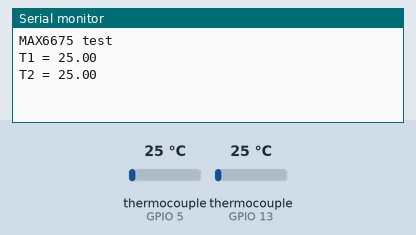
Recording of a program running on a simulated ESP32. On the bench: the last lines printed to the serial monitor. The test bench sets the inputs (shaded band); at power-on: thermocouple (sensors on GPIO 5, GPIO 13) 25 °C.

Above: at 1.7 s.
1.8 s: thermocouple (sensor on GPIO 5) set to 6 °C
At 6.8 s:
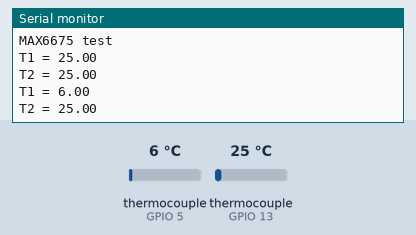
7.8 s: thermocouple (sensor on GPIO 13) set to 6 °C
At 11.8 s:
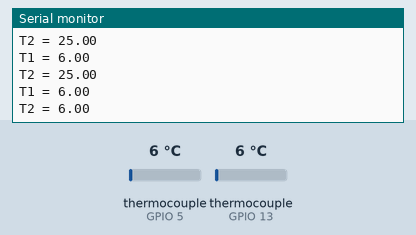
13.8 s: thermocouple (sensor on GPIO 5) set to 75 °C
At 16.8 s:
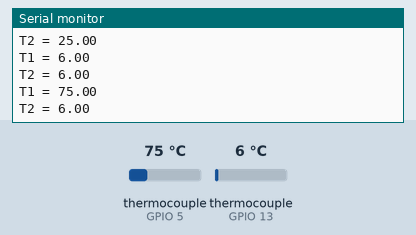
19.8 s: thermocouple (sensor on GPIO 13) set to 75 °C
At 21.9 s:
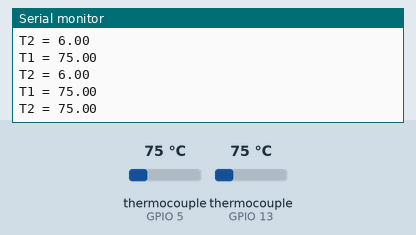
Timing chart, 0 to 23.4 s (numbered marks = the images above; inputs shaded):
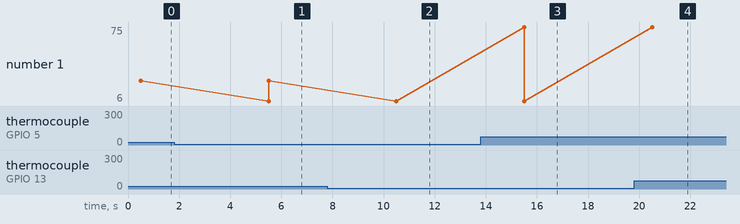

The program:

main.cpp
```cpp
#include <Arduino.h>

#include "max6675.h"

int thermoDO_1 = 19;
int thermoCLK_1 = 18;
int thermoCS_1 = 5;

int thermoDO_2 = 12;
int thermoCLK_2 = 14;
int thermoCS_2 = 13;

MAX6675 thermocouple_1(thermoCLK_1, thermoCS_1, thermoDO_1);
MAX6675 thermocouple_2(thermoCLK_2, thermoCS_2, thermoDO_2);

void setup() {
  Serial.begin(9600);

  Serial.println("MAX6675 test");
  // wait for MAX chip to stabilize
  delay(500);
}

void loop() {
  // basic readout test, just print the current temp

   Serial.print("T1 = ");
   Serial.println(thermocouple_1.readCelsius());
   Serial.print("T2 = ");
   Serial.println(thermocouple_2.readCelsius());
//   Serial.print("F = ");
//   Serial.println(thermocouple.readFahrenheit());

   // For the MAX6675 to update, you must delay AT LEAST 250ms between reads!
   delay(5000);
}
```

Measured:
- after the input at 1.8 s, the serial monitor: prints a new line after 3.7 s (image 1)
- after the input at 7.8 s, the serial monitor: prints a new line after 2.7 s (image 2)
- after the input at 13.8 s, the serial monitor: prints a new line after 1.7 s (image 3)
- after the input at 19.8 s, the serial monitor: prints a new line after 0.71 s (image 4)
